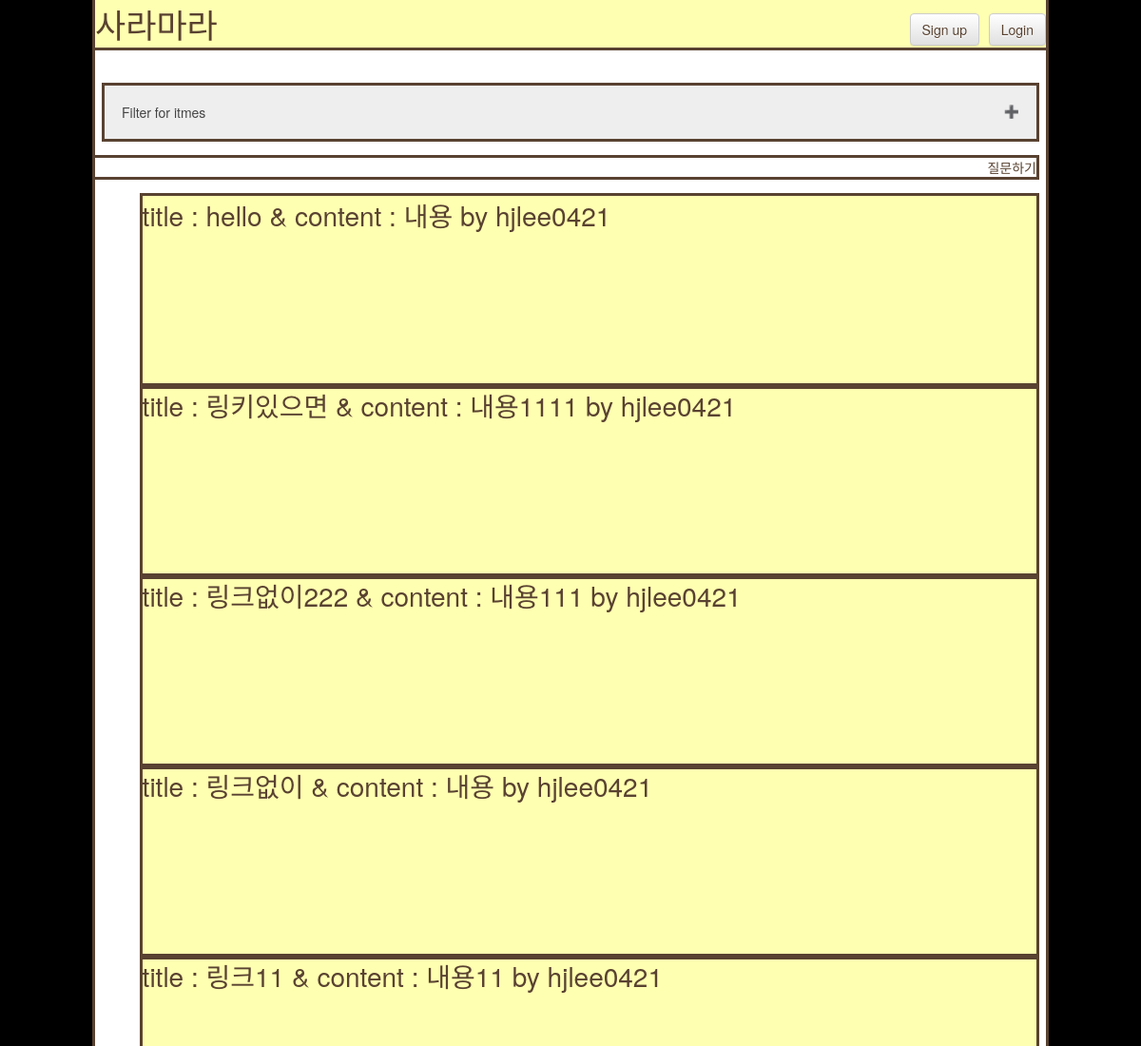
The app's page /posts/ (upper part), older data.
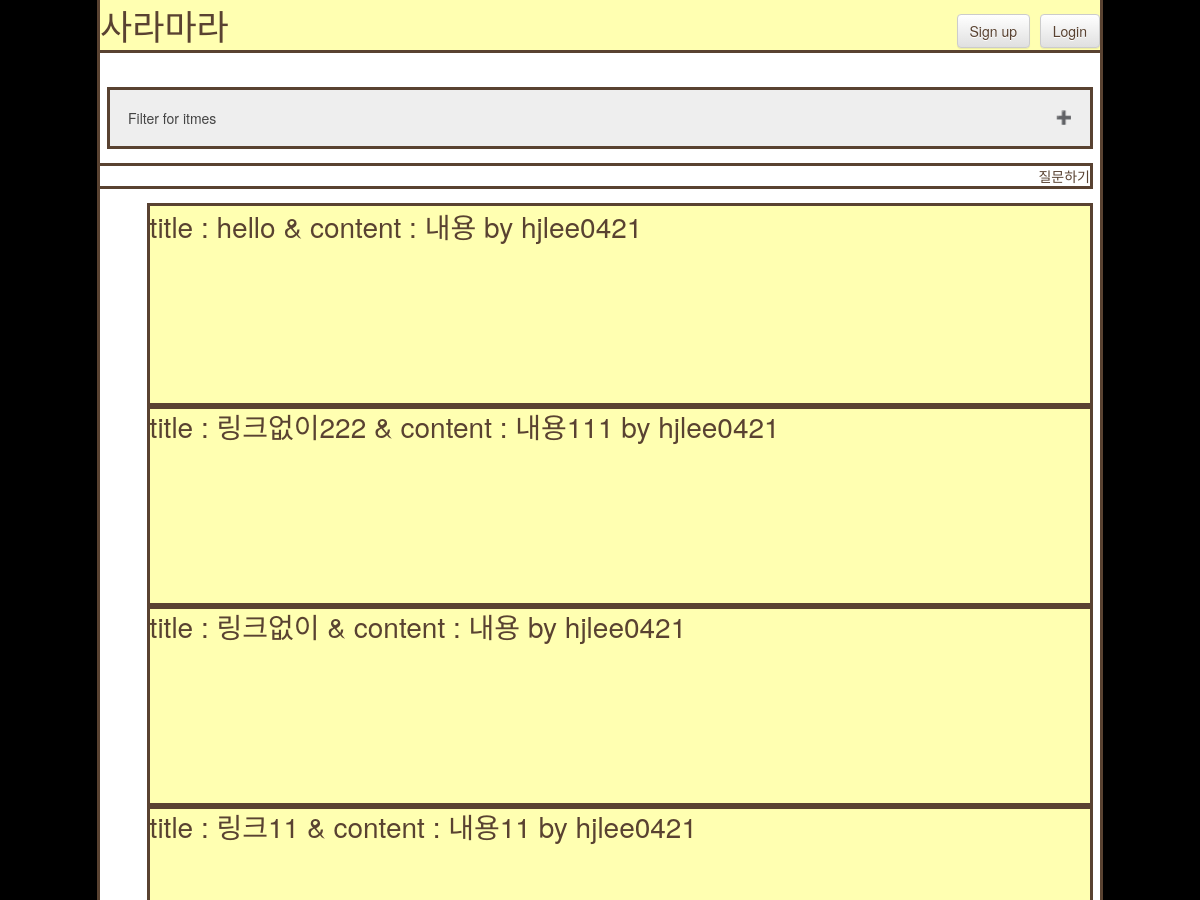
The same page, newer data.
### posts/models.py (models this page shows, shortened)
class Post(models.Model):
    author = models.ForeignKey(
        settings.AUTH_USER_MODEL, on_delete=models.CASCADE)  # 추천!
    title = models.CharField(max_length=128)
    content = models.TextField()
    price = models.CharField(max_length=128, default='NA', null=True)
    brand = models.CharField(max_length=128, default='NA', null=True)
    link = models.CharField(
        max_length=128, blank=True, null=True)
    pup_date = models.DateTimeField(auto_now_add=True,
                                    verbose_name='date published')
    sara = models.TextField(blank=True, null=True)
    mara = models.TextField(blank=True, null=True)
    CATEGORY_CHOICES = (
        ('상의', '상의'),
        ('하의', '하의'),
        ('신발', '신발'),
        ('기타', '기타'),
    )
    category = models.CharField(
        max_length=128, choices=CATEGORY_CHOICES, default='상의', null=False)
    class Meta:
        ordering = ['-id']

class User(AbstractUser):
    age = models.IntegerField(default=0)
    gender = models.IntegerField(default=0)

### posts/views.py (the view)
# urls.py: path('', views.IndexView.as_view(), name='index'),
class IndexView(generic.ListView):
    template_name = 'posts/index.html'
    context_object_name = 'latest_post_list'
    def get_queryset(self):
        return Post.objects.all()  # .order_by('-id')

### posts/templates/posts/index.html (shortened to what this page needs)
{% extends 'posts/base.html' %} {% block content %}
<br />
<div class="items-sort">
  <button class="accordion">Filter for itmes</button>
</div>
<br />
<div class="ask-list">
  <a href="{% url 'posts:ask' %}">질문하기</a>
</div>
<br />
<div class="items-wrap">
  {% if latest_post_list %}
  <ul>
    {% for post in latest_post_list %}
    <a href="{% url 'posts:detail' post.id %}"
      ><div class="single-item">
        title : {{post.title}} & content : {{post.content}} by {{post.author}}
      </div>
    </a>
    {% endfor %}
  </ul>
  {% else %}
  <p>no posts are available</p>
  {% endif %}
</div>
{% endblock %}

Row changes from the older to the newer data that the page shows:
removed Post: title "링키있으면", content "내용1111", author "hjlee0421"
